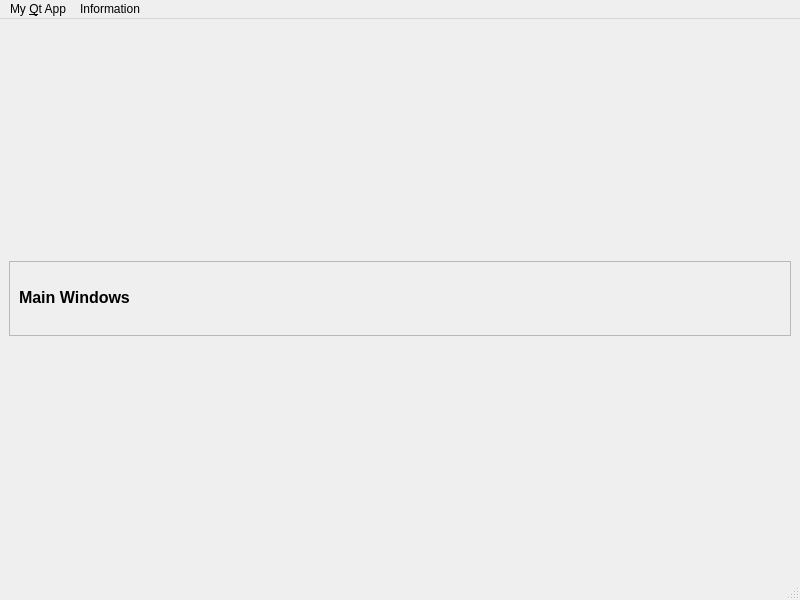
<?xml version="1.0" encoding="UTF-8"?>
<ui version="4.0">
 <class>MainWindow</class>
 <widget class="QMainWindow" name="MainWindow">
  <property name="geometry">
   <rect>
    <x>0</x>
    <y>0</y>
    <width>800</width>
    <height>600</height>
   </rect>
  </property>
  <property name="windowTitle">
   <string>MainWindow</string>
  </property>
  <widget class="QWidget" name="centralwidget">
   <layout class="QGridLayout" name="gridLayout">
    <item row="0" column="0">
     <widget class="QFrame" name="frame">
      <property name="maximumSize">
       <size>
        <width>16777215</width>
        <height>75</height>
       </size>
      </property>
      <property name="frameShape">
       <enum>QFrame::Shape::StyledPanel</enum>
      </property>
      <property name="frameShadow">
       <enum>QFrame::Shadow::Raised</enum>
      </property>
      <layout class="QGridLayout" name="gridLayout_2">
       <item row="0" column="0">
        <widget class="QLabel" name="label">
         <property name="maximumSize">
          <size>
           <width>16777215</width>
           <height>50</height>
          </size>
         </property>
         <property name="text">
          <string>&lt;html&gt;&lt;head/&gt;&lt;body&gt;&lt;p&gt;&lt;span style=&quot; font-size:12pt; font-weight:700;&quot;&gt;Main Windows&lt;/span&gt;&lt;/p&gt;&lt;/body&gt;&lt;/html&gt;</string>
         </property>
        </widget>
       </item>
      </layout>
     </widget>
    </item>
    <item row="1" column="0">
     <layout class="QVBoxLayout" name="main_layout"/>
    </item>
   </layout>
  </widget>
  <widget class="QMenuBar" name="menubar">
   <property name="geometry">
    <rect>
     <x>0</x>
     <y>0</y>
     <width>800</width>
     <height>30</height>
    </rect>
   </property>
   <widget class="QMenu" name="menuMy_Qt_App">
    <property name="title">
     <string>My &amp;Qt App</string>
    </property>
    <addaction name="actionMyDialog"/>
   </widget>
   <widget class="QMenu" name="menuInformation">
    <property name="title">
     <string>Information</string>
    </property>
   </widget>
   <addaction name="menuMy_Qt_App"/>
   <addaction name="menuInformation"/>
  </widget>
  <widget class="QStatusBar" name="statusbar"/>
  <action name="actionMyDialog">
   <property name="text">
    <string>MyDialog</string>
   </property>
  </action>
 </widget>
 <resources/>
 <connections/>
</ui>
